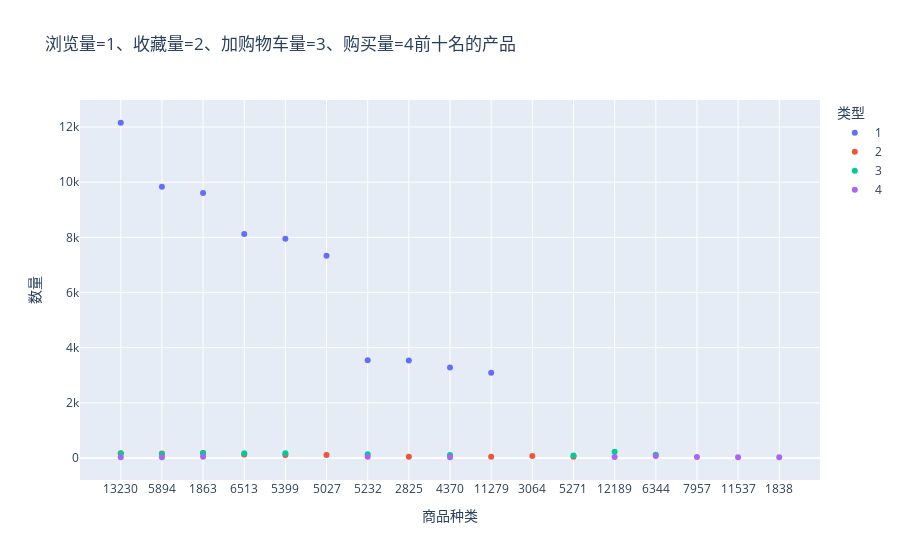

Notebook cell for this chart:
### Markdown cell above
### 散点图分析
分析哪一类商品被购买总量前十的商品和被购买总量
参考：https://plotly.com/python/plotly-express/#distributions

### Code cell
c = db.cursor()
data = []
c.execute('''select COUNT(*) count, item_category, behavior_type from user_action
WHERE behavior_type='1' group by item_category order by COUNT(*) DESC LIMIT 10''')
rows = c.fetchall()
data.extend(list(rows))
c.execute('''select COUNT(*) count, item_category, behavior_type from user_action
WHERE behavior_type='2' group by item_category order by COUNT(*) DESC LIMIT 10''')
rows = c.fetchall()
data.extend(list(rows))
c.execute('''select COUNT(*) count, item_category, behavior_type from user_action
WHERE behavior_type='3' group by item_category order by COUNT(*) DESC LIMIT 10''')
rows = c.fetchall()
data.extend(list(rows))
c.execute('''select COUNT(*) count, item_category, behavior_type from user_action
WHERE behavior_type='4' group by item_category order by COUNT(*) DESC LIMIT 10''')
rows = c.fetchall()
data.extend(list(rows))

print(data)
colums = ['数量', '商品种类', '类型']
df = pd.DataFrame(data=data, columns=colums)
px.scatter(df, title="浏览量=1、收藏量=2、加购物车量=3、购买量=4前十名的产品", x='商品种类', y='数量', color="类型")

### Figure 1 — Plotly figure (JSON) as saved in the notebook; plotly's stock layout.template omitted (floating-point values rounded to 4 significant figures)
{"data": [{"hovertemplate": "类型=1<br>商品种类=%{x}<br>数量=%{y}<extra></extra>", "legendgroup": "1", "marker": {"color": "#636efa", "symbol": "circle"}, "mode": "markers", "name": "1", "orientation": "v", "showlegend": true, "type": "scatter", "x": ["13230", "5894", "1863", "6513", "5399", "5027", "5232", "2825", "4370", "11279"], "xaxis": "x", "y": [12153, 9837, 9610, 8118, 7948, 7331, 3541, 3535, 3284, 3095], "yaxis": "y"}, {"hovertemplate": "类型=2<br>商品种类=%{x}<br>数量=%{y}<extra></extra>", "legendgroup": "2", "marker": {"color": "#EF553B", "symbol": "circle"}, "mode": "markers", "name": "2", "orientation": "v", "showlegend": true, "type": "scatter", "x": ["1863", "13230", "5894", "6513", "5027", "5399", "3064", "11279", "2825", "5271"], "xaxis": "x", "y": [181, 174, 166, 132, 112, 108, 73, 48, 46, 45], "yaxis": "y"}, {"hovertemplate": "类型=3<br>商品种类=%{x}<br>数量=%{y}<extra></extra>", "legendgroup": "3", "marker": {"color": "#00cc96", "symbol": "circle"}, "mode": "markers", "name": "3", "orientation": "v", "showlegend": true, "type": "scatter", "x": ["12189", "1863", "6513", "5399", "13230", "5894", "5232", "6344", "4370", "5271"], "xaxis": "x", "y": [231, 181, 174, 173, 163, 150, 137, 125, 112, 90], "yaxis": "y"}, {"hovertemplate": "类型=4<br>商品种类=%{x}<br>数量=%{y}<extra></extra>", "legendgroup": "4", "marker": {"color": "#ab63fa", "symbol": "circle"}, "mode": "markers", "name": "4", "orientation": "v", "showlegend": true, "type": "scatter", "x": ["6344", "1863", "5232", "12189", "7957", "4370", "13230", "11537", "1838", "5894"], "xaxis": "x", "y": [79, 46, 45, 42, 40, 34, 33, 32, 31, 30], "yaxis": "y"}], "layout": {"legend": {"title": {"text": "类型"}, "tracegroupgap": 0}, "title": {"text": "浏览量=1、收藏量=2、加购物车量=3、购买量=4前十名的产品"}, "xaxis": {"anchor": "y", "domain": [0, 1], "title": {"text": "商品种类"}}, "yaxis": {"anchor": "x", "domain": [0, 1], "title": {"text": "数量"}}}}
